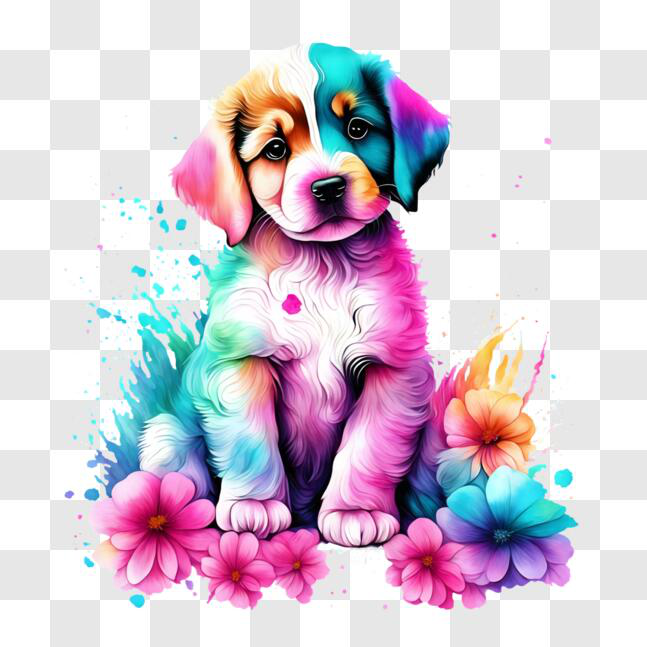
#> input picture cute_dog.png, 647 x 647 px
$ python 'Pixel Manipulation for Image Encryption_1.py'
#> lines starting #> are read from the running program, lines starting #| are printed output that depends on the picture
#> the answer given: cute_dog.png
#> the answer given: 3
from PIL import Image

def encrypt_image(image_path, key):

#> called with image_path = 'cute_dog.png', key = 3
    img = Image.open(image_path)
#> img is the input picture: PIL image 647x647 RGB; mean R, G, B 212.8, 199.9, 213.4
    width, height = img.size
#> width = 647; height = 647


    img = img.convert("RGB")


    pixels = img.load()
    for y in range(height):
        for x in range(width):
            r, g, b = pixels[x, y]

            r = (r + key) % 256
            g = (g + key) % 256
            b = (b + key) % 256
            pixels[x, y] = (r, g, b)


    encrypted_image_path = image_path.split('.')[0] + "_encrypted.png"
    img.save(encrypted_image_path)
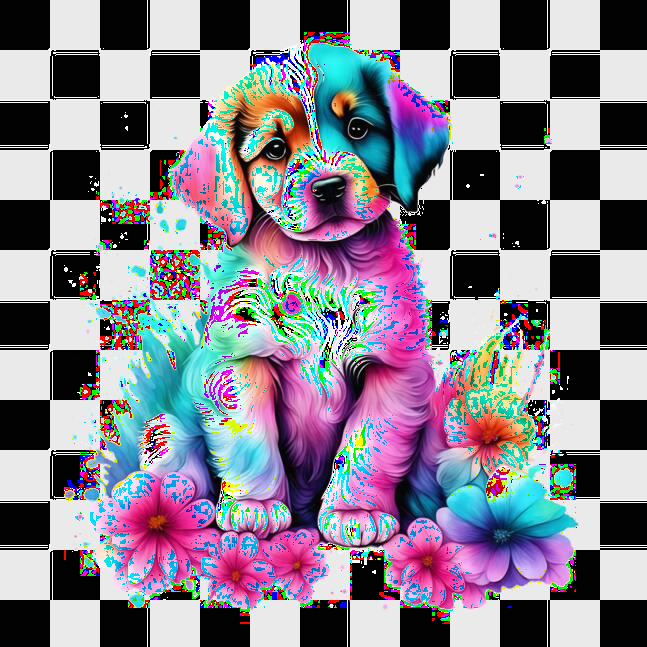
#> saved as cute_dog_encrypted.png: PIL image 647x647 RGB; mean R, G, B 135.2, 130.6, 142.6
    print("Image encrypted successfully.")
    return encrypted_image_path

def decrypt_image(encrypted_image_path, key):

#> called with encrypted_image_path = 'cute_dog_encrypted.png', key = 3
    img = Image.open(encrypted_image_path)
    width, height = img.size
#> width = 647; height = 647


    pixels = img.load()
    for y in range(height):
        for x in range(width):
            r, g, b = pixels[x, y]

            r = (r - key) % 256
            g = (g - key) % 256
            b = (b - key) % 256
            pixels[x, y] = (r, g, b)


    decrypted_image_path = encrypted_image_path.split('_encrypted')[0] + "_decrypted.png"
    img.save(decrypted_image_path)
    print("Image decrypted successfully.")
    return decrypted_image_path


original_image_path = input("Enter the path to the image file: ")
encryption_key = int(input("Enter the encryption key (an integer value): "))


encrypted_image_path = encrypt_image(original_image_path, encryption_key)


decrypted_image_path = decrypt_image(encrypted_image_path, encryption_key)
